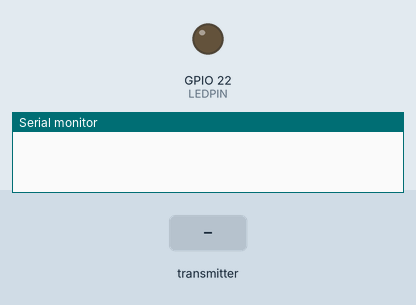
Bench run of a sketch on a simulated ESP32. Shown: output pins drawn as LEDs (lit = HIGH), the last lines printed to the serial monitor. Inputs (shaded band) come from the test bench.

Above: at 1.2 s.
1.3 s: the transmitter starts sending d = 1
At 1.8 s:
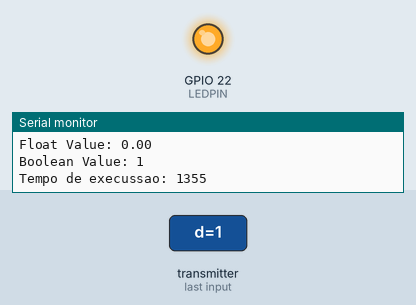
2.8 s: the transmitter starts sending d = 0
At 4.2 s:
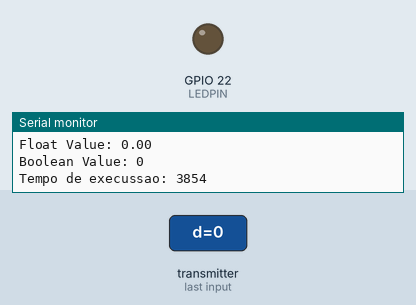
Timing chart, 0 to 5.8 s (numbered marks = the images above; inputs shaded):
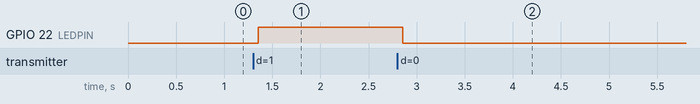

Measured:
- after the input at 1.3 s, GPIO 22 (LEDPIN): LOW → HIGH after 0.06 s
- after the input at 2.8 s, GPIO 22 (LEDPIN): HIGH → LOW after 0.06 s

The sketch:

receiver.ino
```cpp
// Include Libraries
#include <esp_now.h>
#include <WiFi.h>

const int LEDPIN = 22;

bool LED = false;  // LED test
// Define a data structurev to recive the data
typedef struct struct_message {
  char a[32];
  int b;
  float c;
  bool d;
  unsigned long t;
} struct_message;

// Create a structured object
struct_message myData;


// Callback function executed when data is received
void OnDataRecv(const uint8_t * mac, const uint8_t *incomingData, int len) {
  memcpy(&myData, incomingData, sizeof(myData));
  Serial.print("Data received: ");
  Serial.println(len);
  Serial.print("Character Value: ");
  Serial.println(myData.a);
  Serial.print("Integer Value: ");
  Serial.println(myData.b);
  Serial.print("Float Value: ");
  Serial.println(myData.c);
  Serial.print("Boolean Value: ");
  Serial.println(myData.d);
  Serial.println();
  Serial.print("Tempo de execussao: ");
  Serial.println(myData.d + millis());
  Serial.println();


}

void setup() {
  // Set up Serial Monitor
  Serial.begin(115200);
  pinMode(LEDPIN, OUTPUT);


  // Set ESP32 as a Wi-Fi Station
  WiFi.mode(WIFI_STA);

  // Initilize ESP-NOW
  if (esp_now_init() != ESP_OK) {
    Serial.println("Error initializing ESP-NOW");
    return;
  }

  // Register callback function
  esp_now_register_recv_cb(OnDataRecv);
}

void loop() {
  if (myData.d == false){
     digitalWrite(LEDPIN, LOW);
  } else if (myData.d == true){
    digitalWrite(LEDPIN, HIGH);
  }
}
```
